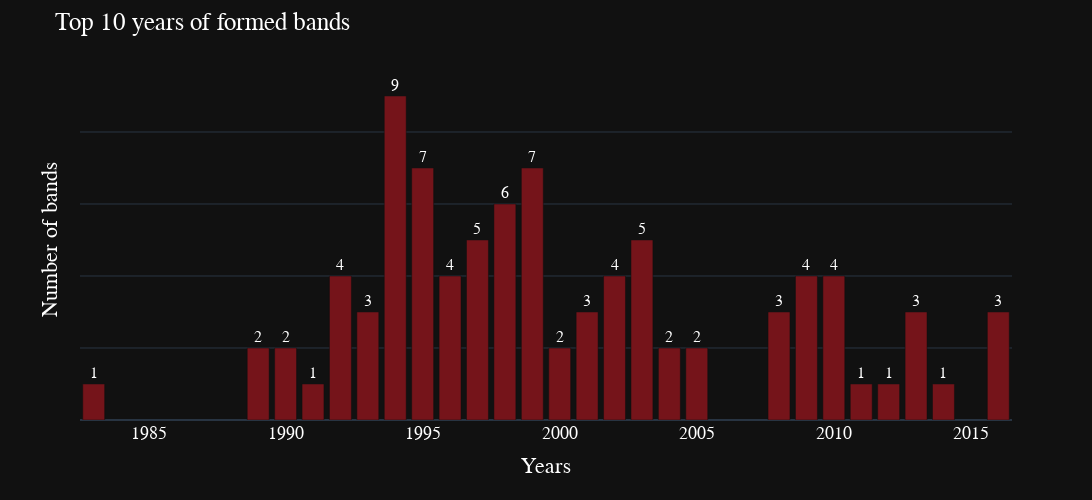

Notebook cell for this chart:
### Code cell
fig = px.bar(data_frame = formed_bands, x = 'Formed', y = 'Band', text_auto = True,
                   template = 'plotly_dark', range_y = [0, 10])

fig.update_xaxes(categoryorder = 'total descending')
fig.update_yaxes(showticklabels = False)

fig.update_layout(
    title = {
        'text': "Top 10 years of formed bands"},
    xaxis_title = 'Years',
    yaxis_title = 'Number of bands',
    width = 1200,
    height = 500,
    font_family="Arial",
    font_color="White",
    font = dict(size = 18),
    title_font_family="Arial",
    title_font_color= "White")

fig.update_traces(textposition = 'outside', textfont_size = 16, marker_color = '#75141a')

fig.show()

### Figure 1 — Plotly figure (JSON) as saved in the notebook; plotly's stock layout.template omitted (floating-point values rounded to 4 significant figures)
{"data": [{"alignmentgroup": "True", "hovertemplate": "Formed=%{x}<br>Band=%{y}<extra></extra>", "legendgroup": "", "marker": {"color": "#75141a", "pattern": {"shape": ""}}, "name": "", "offsetgroup": "", "orientation": "v", "showlegend": false, "textfont": {"size": 16}, "textposition": "outside", "texttemplate": "%{y}", "type": "bar", "x": [1994, 1995, 1999, 1998, 1997, 2003, 2002, 2010, 1992, 2009, 1996, 2001, 2013, 2008, 2016, 1993, 1989, 2004, 2005, 2000, 1990, 1991, 2011, 2012, 2014, 1983], "xaxis": "x", "y": [9, 7, 7, 6, 5, 5, 4, 4, 4, 4, 4, 3, 3, 3, 3, 3, 2, 2, 2, 2, 2, 1, 1, 1, 1, 1], "yaxis": "y"}], "layout": {"barmode": "relative", "font": {"color": "White", "family": "Arial", "size": 18}, "height": 500, "legend": {"tracegroupgap": 0}, "margin": {"t": 60}, "title": {"font": {"color": "White", "family": "Arial"}, "text": "Top 10 years of formed bands"}, "width": 1200, "xaxis": {"anchor": "y", "categoryorder": "total descending", "domain": [0, 1], "title": {"text": "Years"}}, "yaxis": {"anchor": "x", "domain": [0, 1], "range": [0, 10], "showticklabels": false, "title": {"text": "Number of bands"}}}}
